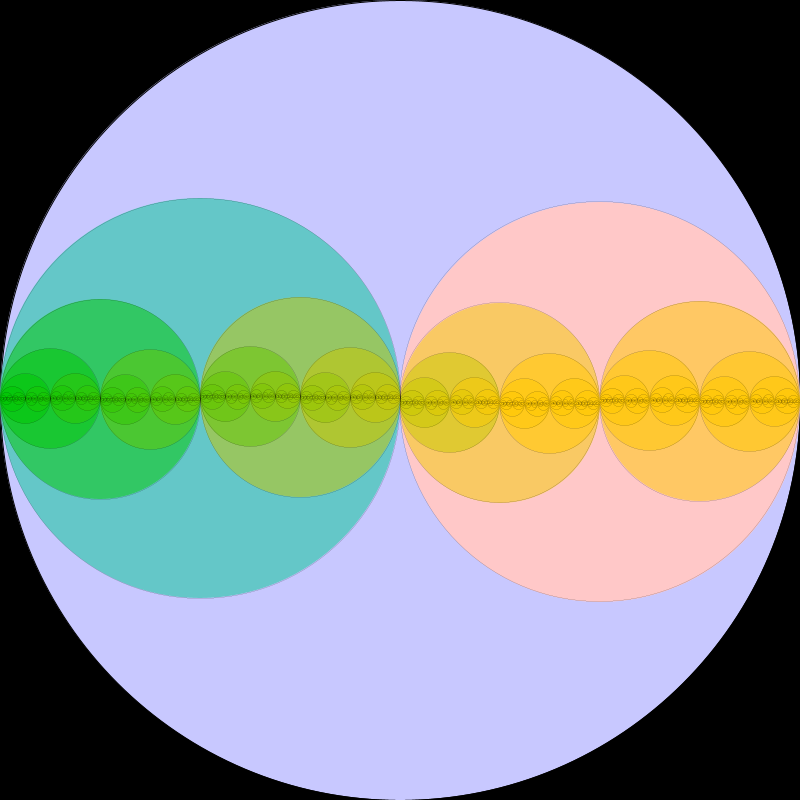
Frame 1 (no input)
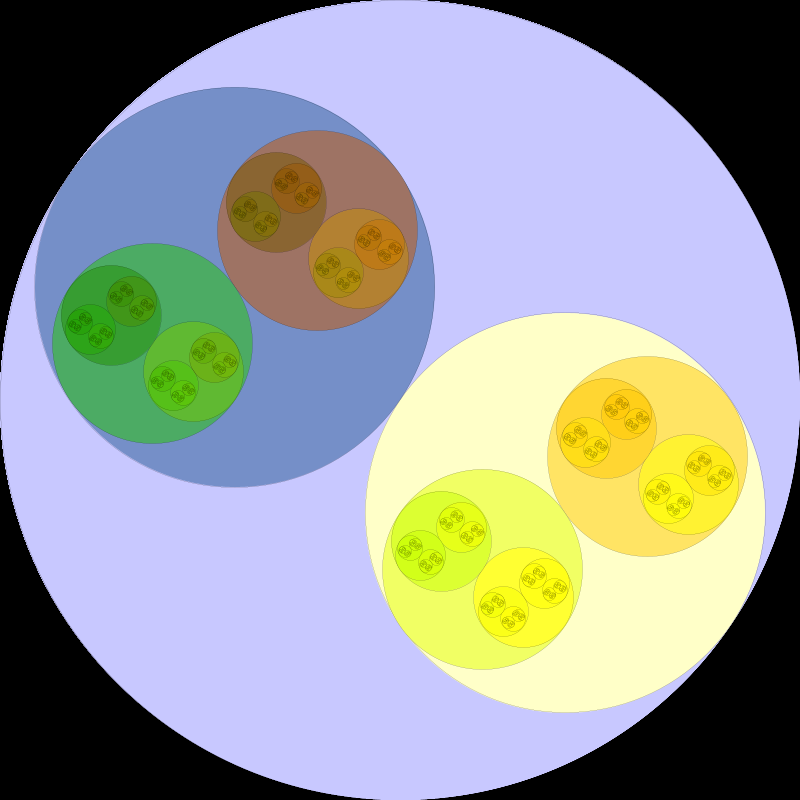
Frame 60 (the mouse pressed at the canvas centre just before this capture)
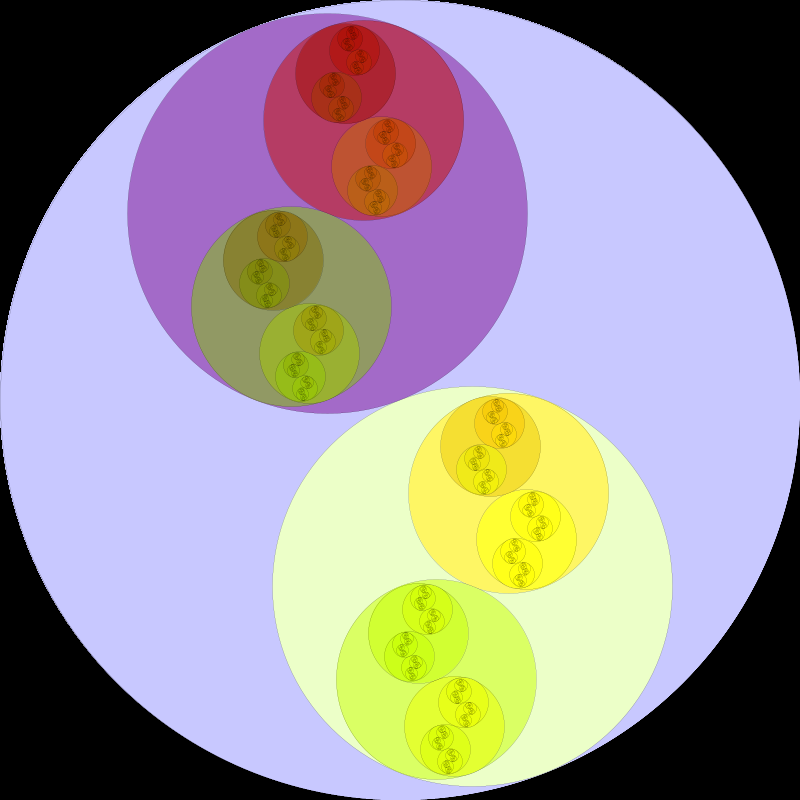
Frame 120 (the mouse held since frame 60 and released just before this capture)

The Processing sketch that drew these frames (run headless with seeded random() and noise(); from frame 60 on, the mouse is pressed at the canvas centre):

// Processing sketch: processing_150072
// ── processing_150072.pde

void setup() {
  size(800, 800);//noStroke();
  background(0);
}

float rotRate=.01;

void draw() {

  drawCircle(width/2, height/2, 800, 10);
}
void drawCircle(float x, float y, float d, int level) {

  fill(x/2, y/2, d/2);
  ellipse(x, y,d,d);
  

  if (d>2) {
      strokeWeight(1/4);
    drawCircle(x+d/4*cos(pow(-1, level)*frameCount*rotRate), y+d/4*sin(pow(-1, level)*frameCount*rotRate), d/2, level-1);
    drawCircle(x-d/4*cos(pow(-1, level)*frameCount*rotRate), y-d/4*sin(pow(-1, level)*frameCount*rotRate), d/2, level-1);
  }
 
}
